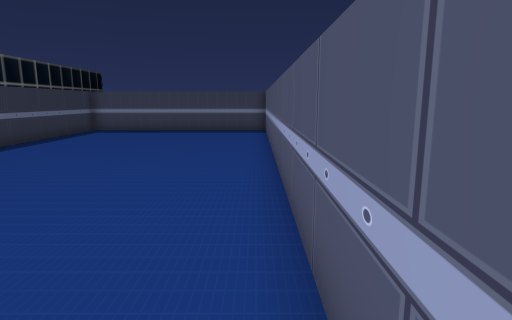
view 1 (above)

14 first-person views from a walk through a Unity game level. The camera is 1.5 m above the floor, tilts 10° down and sees 75° across. The floor is counted in squares, 1 m on a side. Each view is taken from the middle of a square. On the plan, view 1 faces up. The plan holds only what a view shows up to about 15 squares ahead; the rest is blank. The place goes on beyond the plan. The player is left out. Some animated figures are not drawn.

view 2
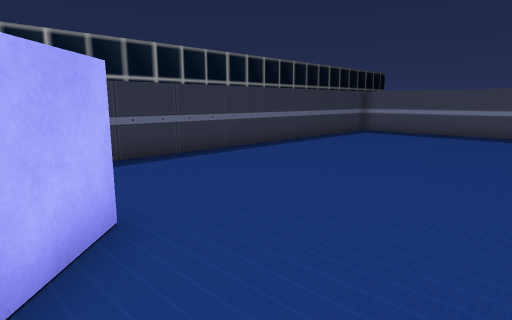

view 3
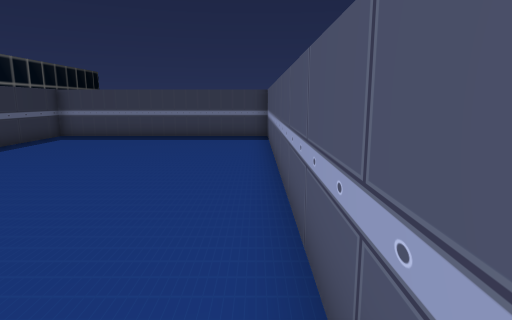

view 4
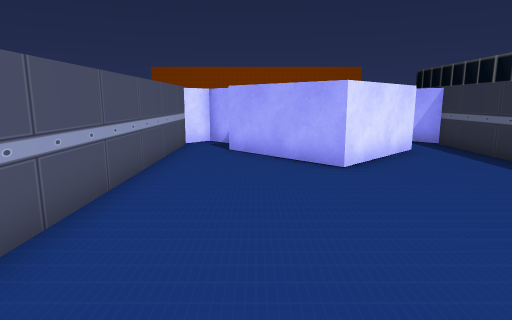

view 5
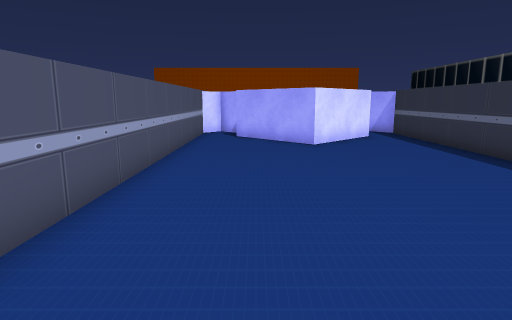

view 6
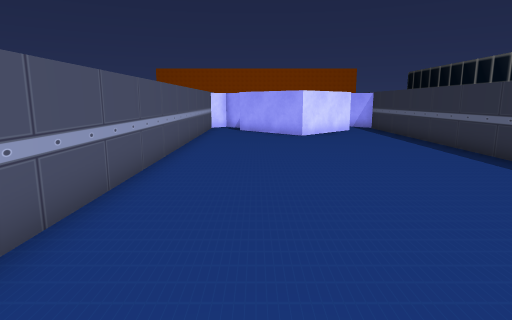

view 7
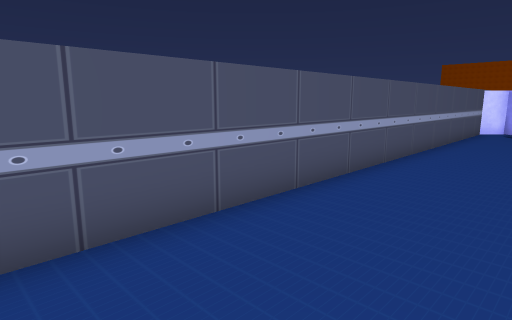

view 8
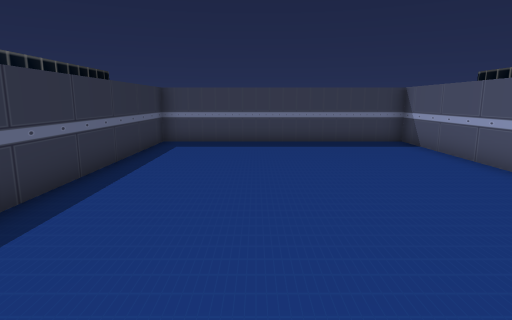

view 9
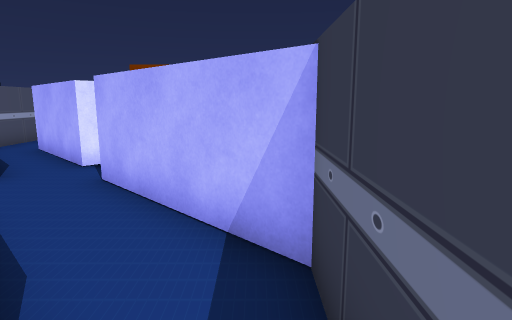

view 10
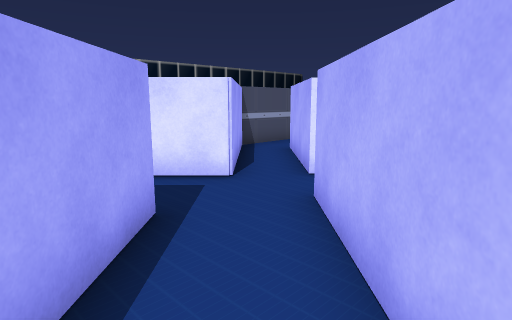

view 11
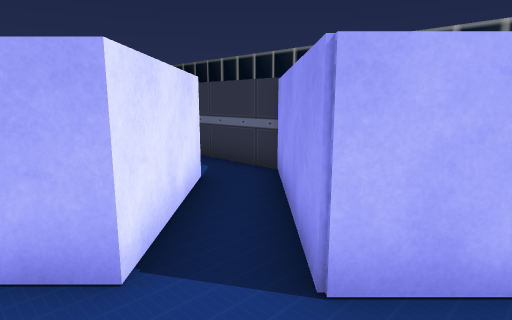

view 12
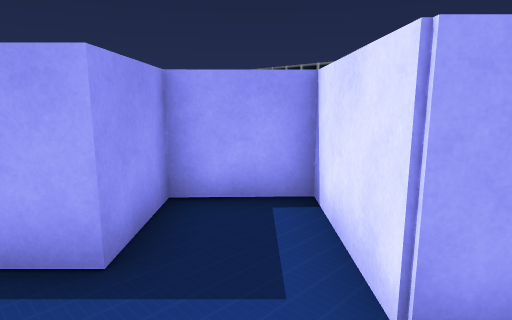

view 13
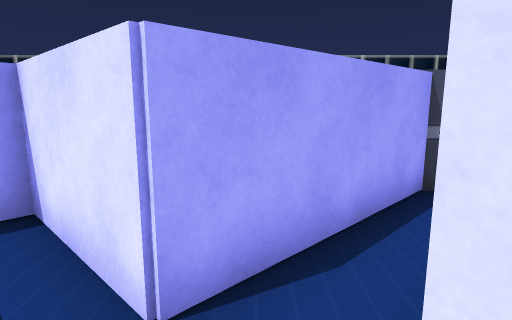

view 14
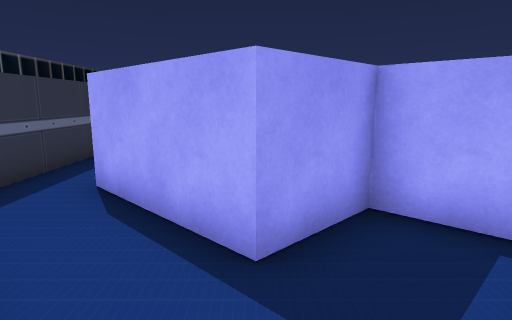

### Floor plan
Points are (right, up) in squares from view 1. A wall is a line through its corners. A room is listed if a view was taken in it or the views show most of it. See-through windows are left out.
Room 1 (views 1, 2, 3, 4, 5, 6, 7, 8, 9, 10)
walls: (-6.8, -0.3) (-4, 2.6) (-1.1, -0.3); (-1.1, -1.8) (-0.3, -2.6) (0.5, -1.8) (0.5, 17.5) (-8.5, 17.5) (-8.5, -1.8)
ways out: opening at (-7, -1) to room 3
Room 2 (views 11, 12, 13, 14)
walls: (-3, -5.3) (-0.8, -3.1) (-2.4, -1.5) (-4, -3.1) (-4.9, -2.2); (-6.2, -4.1) (-5, -5.3) (-5.7, -6)
ways out: opening at (-5, -3) to room 3; opening at (-5, -7); opening at (-3, -6)
Room 3 (no view inside)
walls: (-8.5, -1.8) (-6.2, -4.1); (-4.9, -2.2) (-6.8, -0.3)
ways out: opening at (-7, -1) to room 1; opening at (-5, -3) to room 2

Positions as (right, up) in squares from view 1, and headings:
1: (0, 0), facing up
2: (0, 1), facing up-left
3: (0, 3), facing up
4: (-2, 10), facing down
5: (-2, 14), facing down
6: (-2, 17), facing down
7: (-3, 16), facing down-right
8: (-5, 5), facing up
9: (-8, 1), facing down
10: (-8, -1), facing down-right
11: (-3, -4), facing down-left
12: (-5, -6), facing up-right
13: (-5, -6), facing right
14: (-4, -6), facing up
